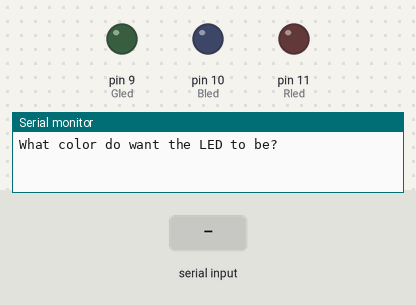
This sketch was run on a simulated Arduino Uno, built with avr-gcc and run on an emulated ATmega328P. Shown: output pins drawn as LEDs (lit = HIGH), the last lines printed to the serial monitor. The test bench sets the inputs (shaded band).

Above: at 1.2 s.
1.3 s: "blue" received over Serial
At 2.9 s:
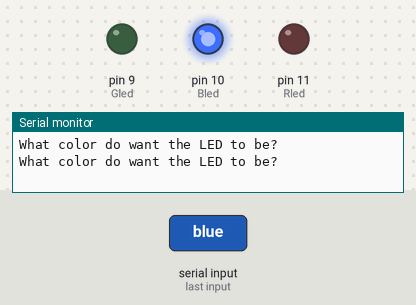
3.8 s: "green" received over Serial
At 6.0 s:
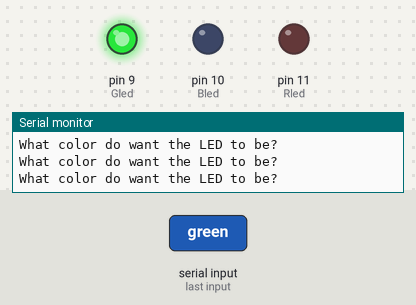
6.3 s: "red" received over Serial
At 7.8 s:
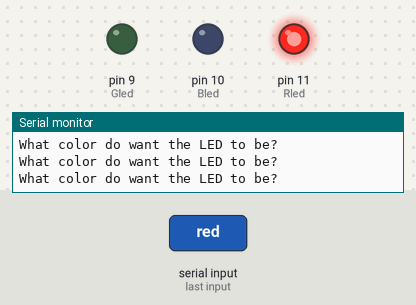
8.8 s: "cyan" received over Serial
At 11.0 s:
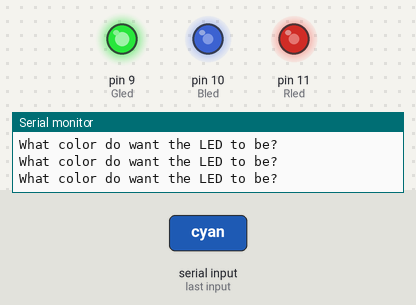
11.3 s: "Blue" received over Serial
At 12.9 s:
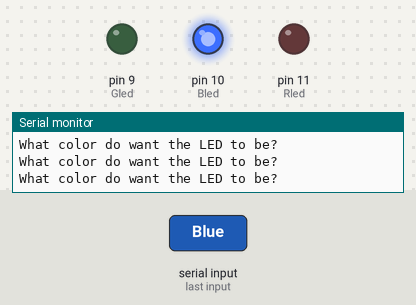
13.8 s: "Red" received over Serial
At 16.0 s:
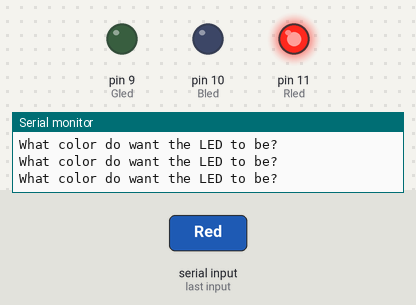
Timing chart, 0 to 17.3 s (numbered marks = the images above; inputs shaded):
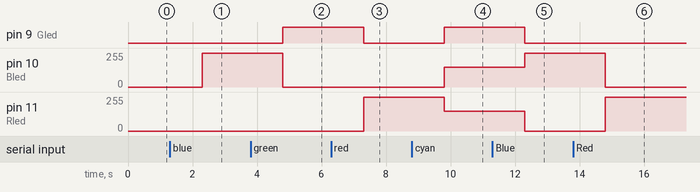

Measured:
- after the input at 1.3 s, pin 10 (Bled): 0/255 → 255/255 after 1.0 s
- after the input at 3.8 s, pin 9 (Gled): LOW → HIGH after 1.0 s; pin 10 (Bled): 255/255 → 0/255 after 1.0 s
- after the input at 6.3 s, pin 9 (Gled): HIGH → LOW after 1.0 s; pin 11 (Rled): 0/255 → 255/255 after 1.0 s
- after the input at 8.8 s, pin 9 (Gled): LOW → HIGH after 1.0 s; pin 10 (Bled): 0/255 → 150/255 after 1.0 s; pin 11 (Rled): 255/255 → 150/255 after 1.0 s
- after the input at 11.3 s, pin 9 (Gled): HIGH → LOW after 1.0 s; pin 10 (Bled): 150/255 → 255/255 after 1.0 s; pin 11 (Rled): 150/255 → 0/255 after 1.0 s
- after the input at 13.8 s, pin 10 (Bled): 255/255 → 0/255 after 1.0 s; pin 11 (Rled): 0/255 → 255/255 after 1.0 s

The sketch:

sketch_choose_LED_color.ino
```cpp
String myLED;
String msg="What color do want the LED to be? ";
int Rled=11;
int Gled=9;
int Bled=10;
float Cyancolor=150;
float Orangecolor=150;
void setup() {
  // put your setup code here, to run once:
Serial.begin(9600);
pinMode(Rled, OUTPUT);
pinMode(Gled, OUTPUT);
pinMode(Bled, OUTPUT);
}

void loop() {
  // put your main code here, to run repeatedly:
Serial.println(msg);
while (Serial.available()==0) {

}
myLED=Serial.readString();

if (myLED=="blue" || myLED=="Blue") {
digitalWrite(Bled,HIGH);
digitalWrite(Rled,LOW);
digitalWrite(Gled,LOW);
}
if (myLED=="green" || myLED=="Green") {
digitalWrite(Bled,LOW);
digitalWrite(Rled,LOW);
digitalWrite(Gled,HIGH);
}
if (myLED=="red" || myLED=="Red"){
digitalWrite(Bled,LOW);
digitalWrite(Rled,HIGH);
digitalWrite(Gled,LOW);
}

if (myLED=="cyan" || myLED=="Cyan"){
 analogWrite(Bled,Cyancolor);
 analogWrite(Rled,Cyancolor);
 digitalWrite(Gled,HIGH);
}
if(myLED=="orange" || myLED=="Orange"){
  digitalWrite(Bled,LOW);
  analogWrite(Rled,255);
  analogWrite(Gled,90);
}
if(myLED=="yellow" || myLED=="Yellow"){
  digitalWrite(Bled,LOW);
  analogWrite(Rled,155);
  analogWrite(Gled,155);
}
if(myLED=="off" || myLED=="Off"){
  digitalWrite(Bled,LOW);
  digitalWrite(Rled,LOW);
  digitalWrite(Gled,LOW);
}
if(myLED=="fuchsia" || myLED=="Fuchsia"){
  analogWrite(Bled,255);
  analogWrite(Rled,255);
  digitalWrite(Gled,LOW);
}
if (myLED=="all" || myLED=="All"){
  digitalWrite(Bled,HIGH);
  digitalWrite(Rled,HIGH);
  digitalWrite(Gled,HIGH);
}
 }
```
